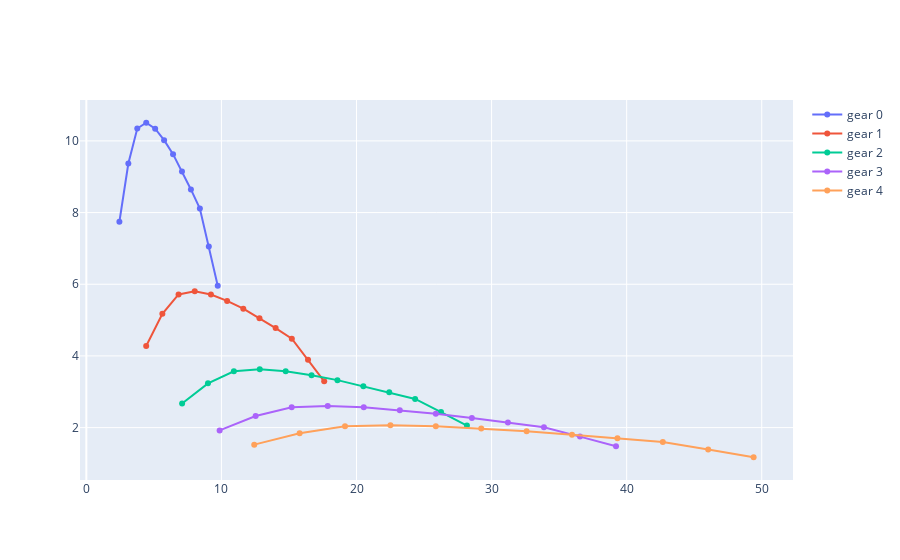

Notebook code cell kept with this figure:
### Code cell
outputs = sol['outputs']

iplot([
    dict(x=x , y=y, name='gear %d'%i) for i, (x, y) in enumerate(zip(outputs['speed_per_gear'],outputs['acc_per_gear']))
] + [
    dict(x=outputs['sp_bins'], y=gear_curve(outputs['sp_bins']), name='gear %d'%i) for gear_curve in outputs['Curves'])
])

### Figure 1 — Plotly figure (JSON) as saved in the notebook; plotly's stock layout.template omitted (floating-point values rounded to 4 significant figures)
{"data": [{"name": "gear 0", "type": "scatter", "x": [2.448, 3.11, 3.771, 4.433, 5.095, 5.757, 6.419, 7.081, 7.742, 8.404, 9.066, 9.728], "y": [7.744, 9.369, 10.34, 10.51, 10.34, 10.02, 9.63, 9.144, 8.645, 8.111, 7.05, 5.956]}, {"name": "gear 1", "type": "scatter", "x": [4.431, 5.629, 6.827, 8.025, 9.223, 10.42, 11.62, 12.82, 14.02, 15.21, 16.41, 17.61], "y": [4.278, 5.176, 5.715, 5.804, 5.712, 5.535, 5.32, 5.051, 4.776, 4.481, 3.894, 3.29]}, {"name": "gear 2", "type": "scatter", "x": [7.089, 9.006, 10.92, 12.84, 14.76, 16.67, 18.59, 20.51, 22.42, 24.34, 26.26, 28.18], "y": [2.674, 3.235, 3.572, 3.627, 3.57, 3.46, 3.325, 3.157, 2.985, 2.8, 2.434, 2.057]}, {"name": "gear 3", "type": "scatter", "x": [9.867, 12.53, 15.2, 17.87, 20.54, 23.21, 25.87, 28.54, 31.21, 33.88, 36.54, 39.21], "y": [1.921, 2.324, 2.566, 2.606, 2.565, 2.486, 2.389, 2.268, 2.145, 2.012, 1.749, 1.478]}, {"name": "gear 4", "type": "scatter", "x": [12.43, 15.79, 19.15, 22.51, 25.87, 29.23, 32.59, 35.95, 39.32, 42.68, 46.04, 49.4], "y": [1.525, 1.845, 2.037, 2.069, 2.036, 1.973, 1.896, 1.801, 1.703, 1.597, 1.388, 1.173]}], "layout": {}}
